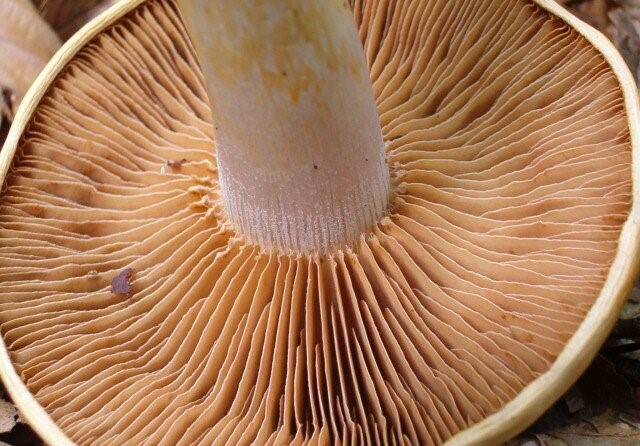
#> input picture Chanbin/lamelles.jpg, 640 x 446 px; its folder holds 2 pictures in this run
$ python compare_textures.py   (older library calls are emulated)
#> lines starting #> are read from the running program, lines starting #| are printed output that depends on the picture
from skimage import feature
import matplotlib.pyplot as plt
import numpy as np
import cv2
import glob

method_distance=[cv2.HISTCMP_CORREL,
				 cv2.HISTCMP_CHISQR,
			  	 cv2.HISTCMP_INTERSECT,
				 cv2.HISTCMP_BHATTACHARYYA,
				 cv2.HISTCMP_HELLINGER,
				 cv2.HISTCMP_CHISQR_ALT,
				 cv2.HISTCMP_KL_DIV]

method_lbp=['default',
			'ror',
			'uniform',
			'var']

numPoints=8
radius=3
id_method_distance=6
id_method_lbp=2

textures=['lamelles', 'pores']

tab_images=[]
tab_hist=[]
for texture in textures:
	print(">>>", "{}.jpg".format(texture))
	image=cv2.imread("{}.jpg".format(texture), 0)
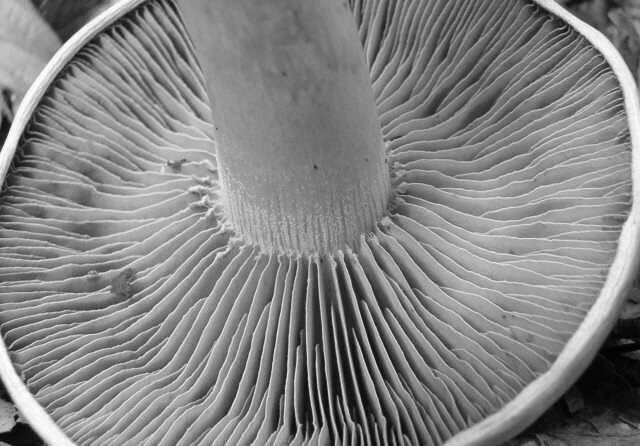
#> image: shape (446, 640); min 0, max 255, mean 131.5
	if image is None:
		quit("Probleme image...")
	lbp=feature.local_binary_pattern(image, numPoints, radius, method=method_lbp[id_method_lbp])
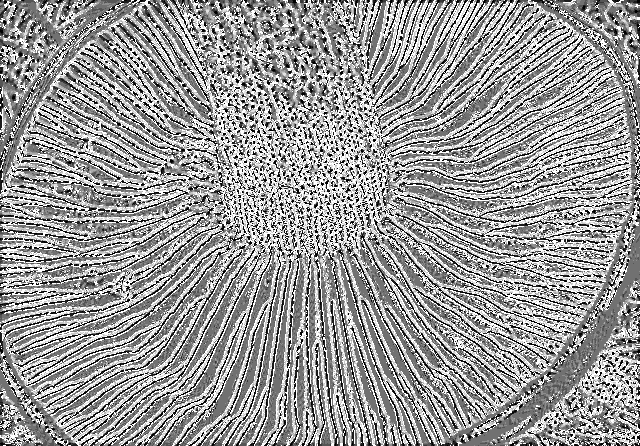
#> lbp: shape (446, 640) float64; min 0, max 9, mean 5.41; drawn with min black and max white
	hist_ref, _=np.histogram(lbp, normed=True, density=True, bins=2**numPoints, range=(0, 2**numPoints))
#> hist_ref = 256 values, max 0.269 at index 9, min 0 at index 10, mean 0.00391
	tab_images.append(image)
	tab_hist.append(hist_ref)
#> pass 2 of the loop `for texture in textures:`:
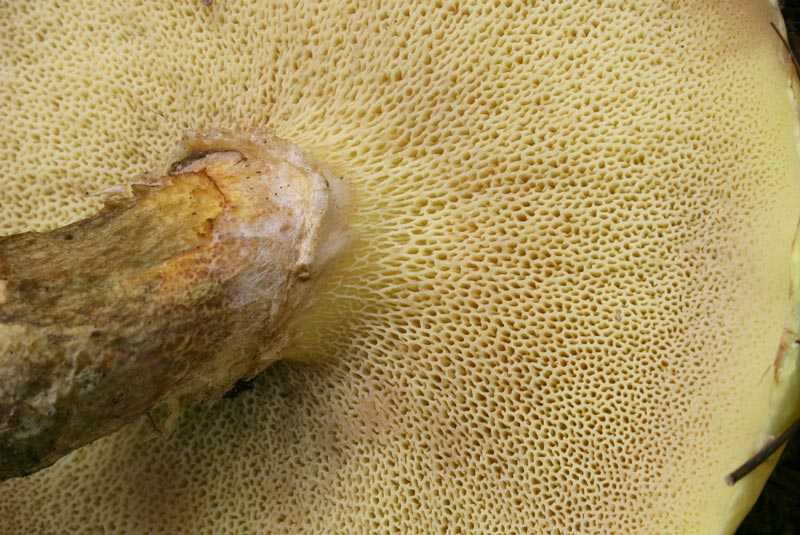
#> input picture Chanbin/pores.jpg, 800 x 535 px
#> `image=cv2.imread("{}.jpg".format(texture), 0)`:
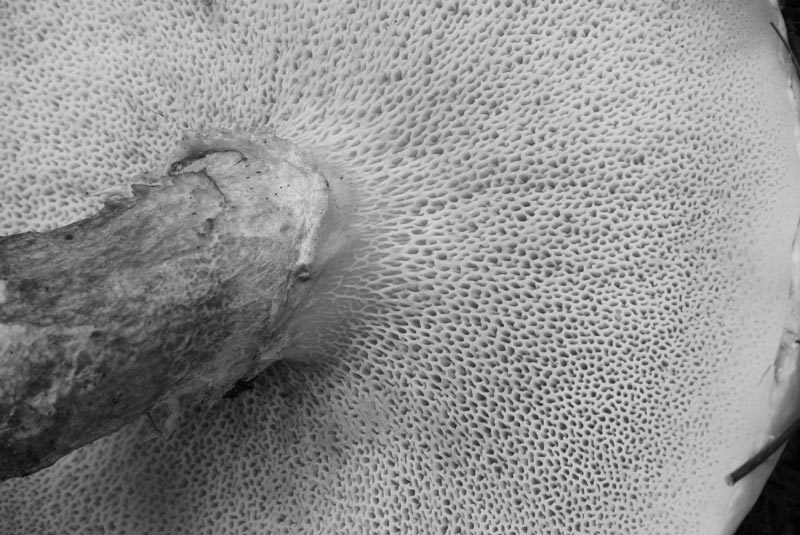
#> image: shape (535, 800); min 0, max 220, mean 144.3
#> `lbp=feature.local_binary_pattern(image, numPoints, radius, method=meth..`:
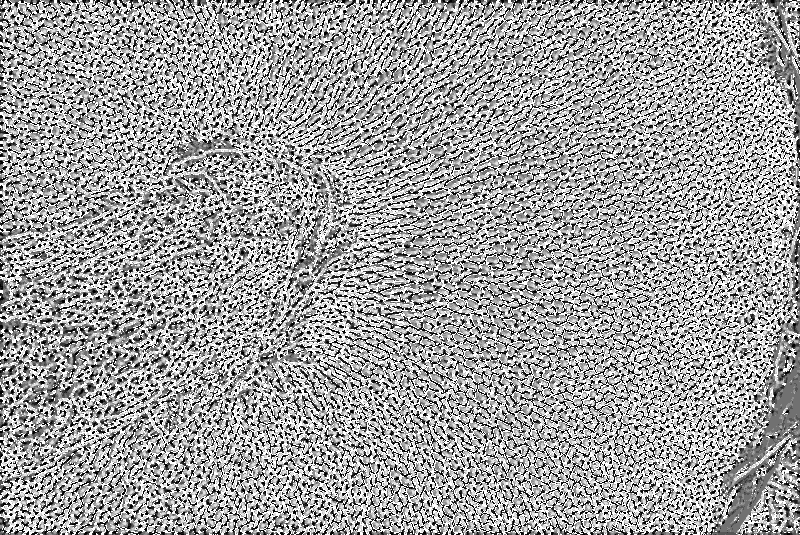
#> lbp: shape (535, 800) float64; min 0, max 9, mean 5.62; drawn with min black and max white
#> hist_ref = 256 values, max 0.303 at index 9, min 0 at index 10, mean 0.00391

# parcourir le répertoire textures
for fichier in glob.glob("textures/*.jpg"):
	print("Lecture de", fichier)
	frame=cv2.imread(fichier)

	if frame is None:
		print("Probleme image ...")
		continue

	#cv2.imshow("Image", frame)

    # transforme en noir et blanc
	gray=cv2.cvtColor(frame, cv2.COLOR_BGR2GRAY)
	tab_distance=[]
	for id in range(len(tab_hist)):
		h=tab_hist[id]
        # calcul le local_binary_pattern
		lbp=feature.local_binary_pattern(gray, numPoints, radius, method=method_lbp[id_method_lbp])
		# calcul l'histogramme
		hist, _=np.histogram(lbp, normed=True, density=True, bins=2**numPoints, range=(0, 2**numPoints))
		# comparaison de l'histogramme calculé avec les histogrammes des textures de base (dans "textures")
		score=cv2.compareHist(hist.astype(np.float32), h.astype(np.float32), method_distance[id_method_distance])
		# stocker le score (distance) dans un tableau
		tab_distance.append(score)
		print("  score {:10}: {:2.6f}".format(textures[id], score))

	tab_distance=np.array(tab_distance)
    # afficher la texture dont la distance est la plus petite dans le tableau
	print("  -> texture:", textures[np.argmin(tab_distance)])

	key=cv2.waitKey()&0xFF
	if key==ord('q'):
		quit()
